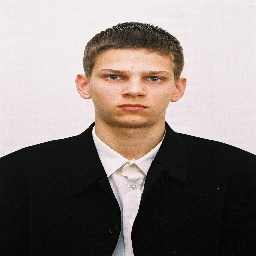
#> input picture VR/dataset/1_/color/1.jpg, 256 x 256 px, found by its file name; its folder holds 4 pictures in this run; the run also reads 1 picture not shown here
$ python get_PSNR_SSIM.py   (older library calls are emulated)
#> lines starting #> are read from the running program, lines starting #| are printed output that depends on the picture
import cv2 as cv
import numpy as np
import math
import argparse
from skimage.metrics import structural_similarity as ssim
from PIL import Image
import os
from tqdm import tqdm
from numpy import *

def PSNR(img1, img2):
   MSE = np.mean((img1*1.0 - img2*1.0) ** 2 )
   if MSE < 1.0e-10:
      return 100
   return 10 * math.log10(255.0**2/MSE)

def getPSNRandSSIM(ori_img, img):
   Psnr = PSNR(ori_img, img)
   Ssim = ssim(ori_img, img, channel_axis=2, multichannel=True)
   return Psnr,float(Ssim)

def read_all_images(ori_dir: str, my_dir: str):
    listSort = os.listdir(ori_dir)
    listSort.sort()
    for file_name in listSort:
        yield (file_name,
                np.array(Image.open(os.path.join(ori_dir, file_name))),
                np.array(Image.open(os.path.join(my_dir, file_name))))


if __name__ == '__main__':
    parser = argparse.ArgumentParser()
    parser.add_argument('--ori_dir',
                        type=str,
                        default=r'./color',
                        help='ground truth image directory')
    parser.add_argument('--my_dir',
                        type=str,
                        default=r'./grey',
                        help='my output image directory')

    args = parser.parse_args()

    reader = read_all_images(args.ori_dir,args.my_dir)

    psnrlist = []
    ssimlist = []
    num1 = 0
    for filename, ori_img, my_img in reader:
        Psnr,Ssim = getPSNRandSSIM(ori_img, my_img)
        psnrlist.append(Psnr)
        ssimlist.append(Ssim)
        num1+=1
        print(f'{filename} psrn: {Psnr}, ssim: {Ssim}')
#> this loop made 4 passes
#| 1.jpg psrn: 100, ssim: 1.0
#| 10.jpg psrn: 100, ssim: 1.0
#| 14.jpg psrn: 100, ssim: 1.0
#| 15.jpg psrn: 100, ssim: 1.0
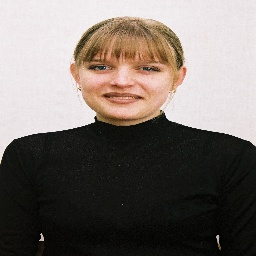
#> input picture VR/dataset/1_/color/10.jpg, 256 x 256 px, found by its file name
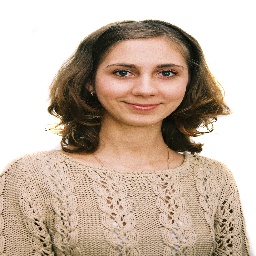
#> input picture VR/dataset/1_/color/14.jpg, 256 x 256 px, found by its file name
#> after the loop, num1 = 4; psnrlist = [100, 100, 100, 100]; ssimlist = [1, 1, 1, 1]

    outpsnr = mean(psnrlist)
#> outpsnr = 100
    outssim = mean(ssimlist)
#> outssim = 1

    print("Average psnr:   ",outpsnr)
#| Average psnr:    100.0
    print("Average ssim:   ",outssim)
#| Average ssim:    1.0
